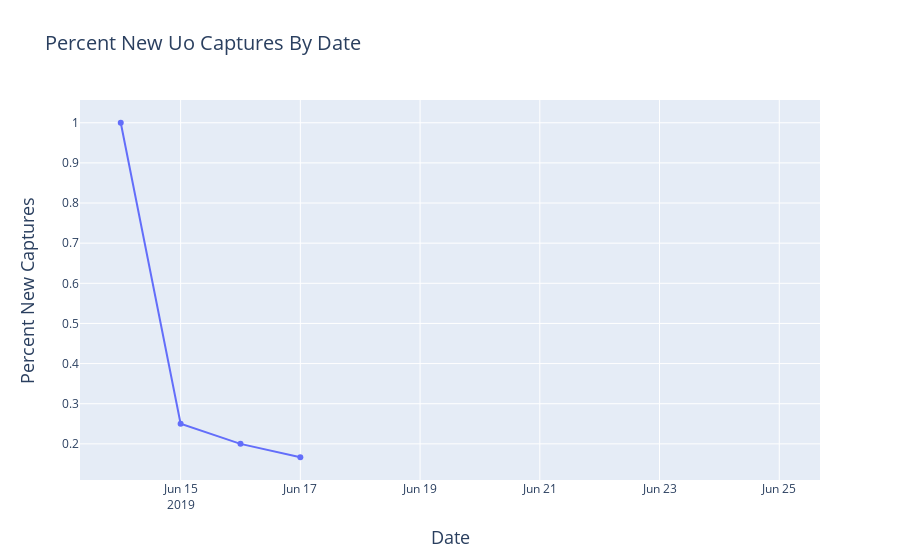

Notebook source saved alongside this figure:
### Code cell
species ='Uo'
# from datetime import datetime

PercNew = go.Scatter(x=nCaptures.loc[nCaptures.Species==species].Date.sort_values(), 
                y=nCaptures.loc[nCaptures.Species==species].percNew,
               mode = 'lines+markers',  name = '% New')
data = [PercNew]
layout = go.Layout(
    title = 'Percent New {} Captures By Date'.format(species),
    titlefont = dict(
        size = 20),
    xaxis = dict(
#         dtick = 1,
        title = 'Date',
        titlefont = dict(
            size = 18)),
    yaxis = dict(
        title = 'Percent New Captures',
        titlefont = dict(
            size = 18)))
fig = go.Figure(
        data = data,
        layout = layout)
iplot(fig,
         filename = 'Percent New {} Captures By Date for {}.html'.format(species, year))

### Figure 1 — Plotly figure (JSON) as saved in the notebook; plotly's stock layout.template omitted (floating-point values rounded to 4 significant figures)
{"data": [{"mode": "lines+markers", "name": "% New", "type": "scatter", "x": ["2019-06-14T00:00:00", "2019-06-15T00:00:00", "2019-06-16T00:00:00", "2019-06-17T00:00:00", "2019-06-22T00:00:00", "2019-06-25T00:00:00"], "y": [1, 0.25, 0.2, 0.1667, null, null]}], "layout": {"title": {"font": {"size": 20}, "text": "Percent New Uo Captures By Date"}, "xaxis": {"title": {"font": {"size": 18}, "text": "Date"}}, "yaxis": {"title": {"font": {"size": 18}, "text": "Percent New Captures"}}}}
